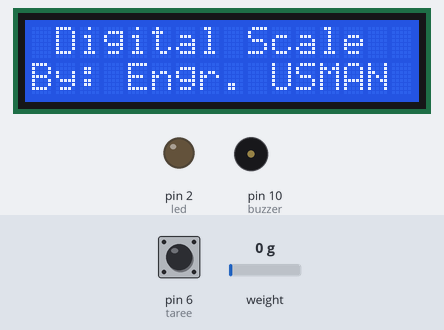
Bench run of a sketch on a simulated Arduino Uno, built with avr-gcc and run on an emulated ATmega328P. Parts: 16×2 character LCD, output pins drawn as LEDs (lit = HIGH), buzzer (waves = sounding). Inputs (shaded band) come from the test bench; at power-on: pin 6 (taree) HIGH, weight on the scale 0 g.

Above: at 1.6 s.
At 6.0 s:
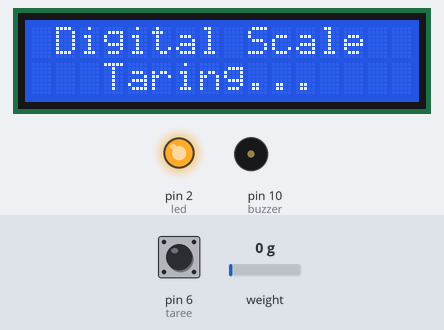
6.1 s: pin 6 (taree) pulled LOW for 3.2 s
At 7.5 s:
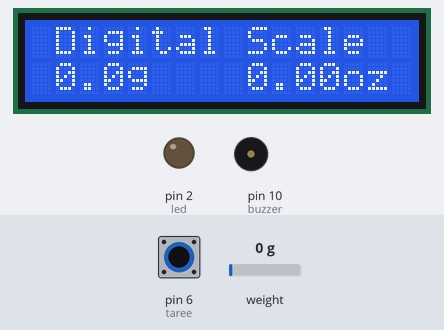
Timing chart, 0 to 16.8 s (numbered marks = the images above; inputs shaded):
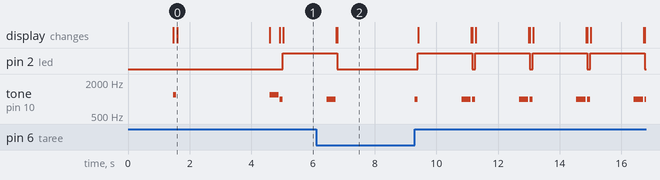

The sketch:

Digital_Scale.ino
```cpp
// Digital Scale using Arduino By Engr. USMAN AHMAD
// Easy HomeMade Projects YouTube Channel


#include <HX711_ADC.h> // https://github.com/olkal/HX711_ADC
#include <Wire.h>
#include <LiquidCrystal_I2C.h> // LiquidCrystal_I2C library
HX711_ADC LoadCell(4, 5); // parameters: dt pin, sck pin
// Set the LCD address to 0x27 for a 16 chars and 2 line display
LiquidCrystal_I2C lcd(0x27, 16, 2);
int led = 2;
int taree = 6;
int buzzer = 10;
int a = 0;
float b = 0;

void setup() {
  pinMode(led, OUTPUT);
  pinMode(buzzer, OUTPUT);
  pinMode (taree, INPUT_PULLUP);
  LoadCell.begin(); // start connection to HX711
  LoadCell.start(1000); // load cells gets 2000ms of time to stabilize
  LoadCell.setCalFactor(832.10); // calibration factor for load cell => strongly dependent on your individual setup
  lcd.begin(); // begins connection to the LCD module
  lcd.backlight(); // turns on the backlight

  tone(buzzer, 1200);
  delay(100);
  noTone(buzzer);

  lcd.setCursor(1, 0); // set cursor to first row
  lcd.print("Digital Scale "); // print out to LCD
  lcd.setCursor(0, 1); // set cursor to first row
  lcd.print("By: Engr. USMAN"); // print out to LCD
delay(3000);
lcd.clear();
  tone(buzzer, 1200);
  delay(300);
  noTone(buzzer);

}
void loop() {

  lcd.setCursor(1, 0); // set cursor to first row
  lcd.print("Digital Scale "); // print out to LCD

  LoadCell.update(); // retrieves data from the load cell
  float i = LoadCell.getData(); // get output value
 if (i<0)
 {
  i = i * (-1);
  lcd.setCursor(0, 1);
  lcd.print("-");
   lcd.setCursor(8, 1);
  lcd.print("-");
 }
 else
 {
   lcd.setCursor(0, 1);
  lcd.print(" ");
   lcd.setCursor(8, 1);
  lcd.print(" ");
 }

  lcd.setCursor(1, 1); // set cursor to secon row
  lcd.print(i, 1); // print out the retrieved value to the second row
  lcd.print("g ");
  float z = i/28.3495;
  lcd.setCursor(9, 1);
  lcd.print(z, 2);
  lcd.print("oz ");

  if (i>=1000)
  {
    i=0;
   tone(buzzer, 1600);
  delay(200);
  noTone(buzzer);
    digitalWrite(led, HIGH);
   lcd.setCursor(0, 0); // set cursor to secon row
  lcd.print("  Over Loaded   ");
  delay(200);
  }
  digitalWrite(led, LOW);
  if (digitalRead (taree) == HIGH)
  {
  tone(buzzer, 1000);
  delay(100);
  noTone(buzzer);
    digitalWrite(led, HIGH);
    lcd.setCursor(0, 1); // set cursor to secon row
    lcd.print("   Taring...    ");
    LoadCell.start(1000);
     tone(buzzer, 1000);
  delay(300);
  noTone(buzzer);
  lcd.setCursor(0, 1);
   lcd.print("                ");
  }
}
```

Measured:
- by itself, pin 2 (led): repeats every 1.9 s: HIGH 1.8 s, LOW 0.10 s
- by itself, tone on pin 10 (buzzer): plays 1000 Hz for 0.30 s, 1000 Hz for 0.10 s, 1000 Hz for 0.30 s, 1000 Hz for 0.10 s, 1000 Hz for 0.30 s, 1000 Hz for 0.10 s … (10 notes in this stretch)
- what the display in image 0 shows lasts 3.0 s, from 1.6 s to 4.6 s
